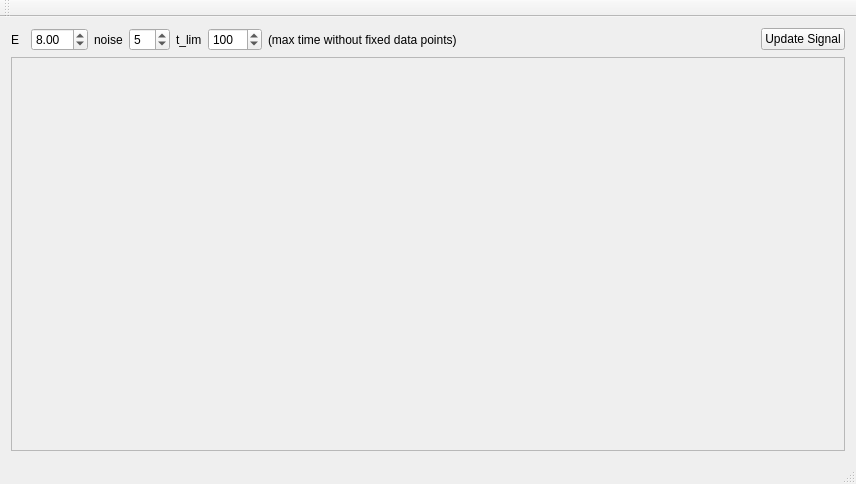
<?xml version="1.0" encoding="UTF-8"?>
<ui version="4.0">
 <class>MainWindow</class>
 <widget class="QMainWindow" name="MainWindow">
  <property name="geometry">
   <rect>
    <x>0</x>
    <y>0</y>
    <width>856</width>
    <height>484</height>
   </rect>
  </property>
  <property name="windowTitle">
   <string>MainWindow</string>
  </property>
  <widget class="QWidget" name="centralWidget">
   <layout class="QGridLayout" name="gridLayout">
    <item row="0" column="4">
     <widget class="QSpinBox" name="scrollNoise">
      <property name="value">
       <number>5</number>
      </property>
     </widget>
    </item>
    <item row="0" column="3">
     <widget class="QLabel" name="label_2">
      <property name="text">
       <string>noise</string>
      </property>
     </widget>
    </item>
    <item row="0" column="5">
     <widget class="QLabel" name="label_3">
      <property name="text">
       <string>t_lim</string>
      </property>
     </widget>
    </item>
    <item row="0" column="2">
     <widget class="QDoubleSpinBox" name="scrollE">
      <property name="singleStep">
       <double>0.500000000000000</double>
      </property>
      <property name="value">
       <double>8.000000000000000</double>
      </property>
     </widget>
    </item>
    <item row="0" column="0">
     <widget class="QLabel" name="label">
      <property name="text">
       <string>E</string>
      </property>
     </widget>
    </item>
    <item row="0" column="6">
     <widget class="QSpinBox" name="scrollTlim">
      <property name="minimum">
       <number>1</number>
      </property>
      <property name="maximum">
       <number>1000</number>
      </property>
      <property name="singleStep">
       <number>10</number>
      </property>
      <property name="value">
       <number>100</number>
      </property>
     </widget>
    </item>
    <item row="0" column="8">
     <spacer name="horizontalSpacer">
      <property name="orientation">
       <enum>Qt::Horizontal</enum>
      </property>
      <property name="sizeHint" stdset="0">
       <size>
        <width>409</width>
        <height>20</height>
       </size>
      </property>
     </spacer>
    </item>
    <item row="0" column="7">
     <widget class="QLabel" name="label_4">
      <property name="text">
       <string>(max time without fixed data points)</string>
      </property>
     </widget>
    </item>
    <item row="0" column="9">
     <widget class="QPushButton" name="btnUpdateSignal">
      <property name="text">
       <string>Update Signal</string>
      </property>
     </widget>
    </item>
    <item row="2" column="0" colspan="10">
     <widget class="QScrollArea" name="scrollArea">
      <property name="widgetResizable">
       <bool>true</bool>
      </property>
      <widget class="QWidget" name="scrollAreaWidgetContents">
       <property name="geometry">
        <rect>
         <x>0</x>
         <y>0</y>
         <width>836</width>
         <height>375</height>
        </rect>
       </property>
      </widget>
     </widget>
    </item>
   </layout>
  </widget>
  <widget class="QMenuBar" name="menuBar">
   <property name="geometry">
    <rect>
     <x>0</x>
     <y>0</y>
     <width>856</width>
     <height>20</height>
    </rect>
   </property>
  </widget>
  <widget class="QToolBar" name="mainToolBar">
   <attribute name="toolBarArea">
    <enum>TopToolBarArea</enum>
   </attribute>
   <attribute name="toolBarBreak">
    <bool>false</bool>
   </attribute>
  </widget>
  <widget class="QStatusBar" name="statusBar"/>
 </widget>
 <layoutdefault spacing="6" margin="11"/>
 <resources/>
 <connections/>
</ui>
